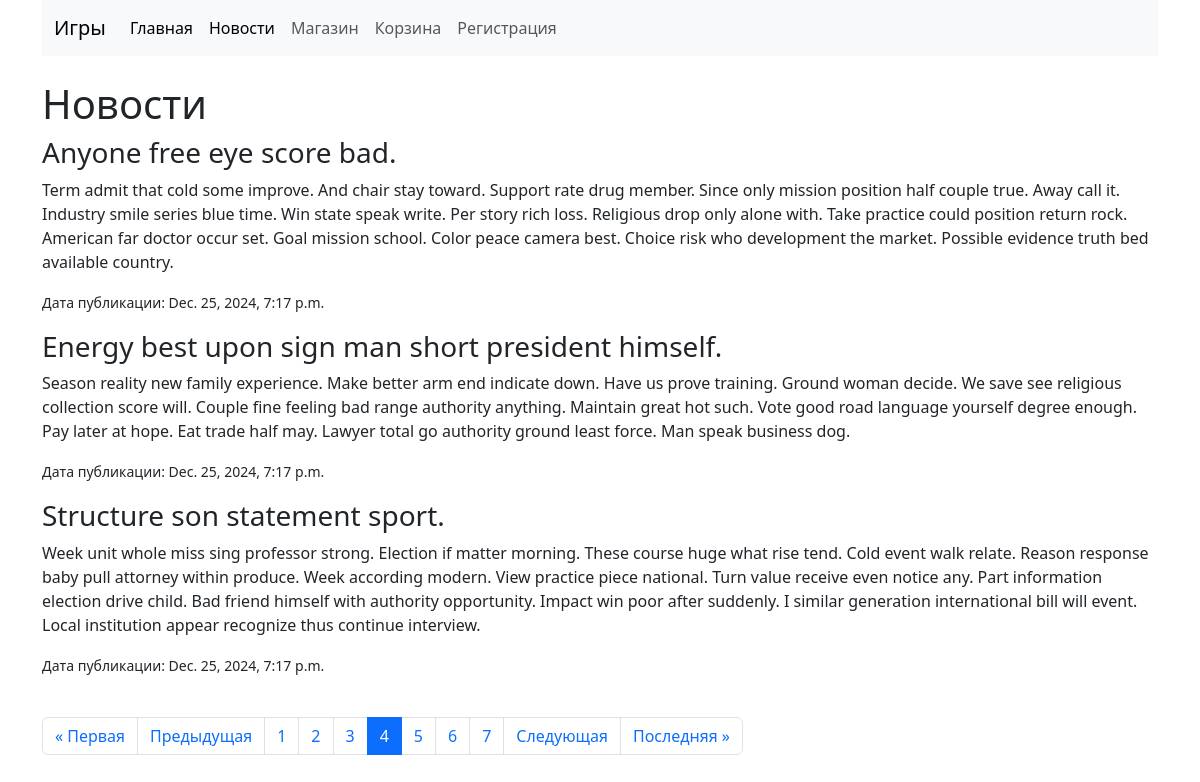
The app's page /news/?page=4 with its own data.
### main/models.py (models this page shows, shortened)
class News(models.Model):
    title = models.CharField(max_length=100)  # Название овости
    content = models.TextField()  # Описание игры
    pub_date = models.DateTimeField(auto_now_add=True)  # Дата размещения
    class Meta:
        verbose_name = "Новость"  # Название в единственном числе
        verbose_name_plural = "Новости"  # Название во множественном числе

### main/views.py (the view)
# urls.py: path('news/', views.news_list, name='news'),
def news_list(request):
    news = News.objects.all().order_by('-pub_date')
    paginator = Paginator(news, 3)
    page_number = request.GET.get('page')
    page_obj = paginator.get_page(page_number)
    return render(request, 'main/news.html', {'page_obj': page_obj})

### templates/main/news.html (shortened to what this page needs)
{% extends 'main/base.html' %}
{% block content %}
    <h1>Новости</h1>
    {% for new in page_obj %}
        <div>
            <h3>{{ new.title }}</h3>
            <p>{{ new.content }}</p>
            <p><small>Дата публикации: {{ new.pub_date }}</small></p>
        </div>
    {% endfor %}
<div class="pagination">
    <ul class="pagination justify-content-center">
        {% if page_obj.has_previous %}
            <li class="page-item">
                <a class="page-link" href="?page=1">&laquo; Первая</a>
            </li>
            <li class="page-item">
                <a class="page-link" href="?page={{ page_obj.previous_page_number }}">Предыдущая</a>
            </li>
        {% endif %}
        {% for num in page_obj.paginator.page_range %}
            <li class="page-item {% if page_obj.number == num %}active{% endif %}">
                <a class="page-link" href="?page={{ num }}">{{ num }}</a>
            </li>
        {% endfor %}
        {% if page_obj.has_next %}
            <li class="page-item">
                <a class="page-link" href="?page={{ page_obj.next_page_number }}">Следующая</a>
            </li>
            <li class="page-item">
                <a class="page-link" href="?page={{ page_obj.paginator.num_pages }}">Последняя &raquo;</a>
            </li>
        {% endif %}
    </ul>
</div>
{% endblock %}

### main/static/css/styles.css (style rules this page uses)
.pagination { margin: 20px 0; text-align: center; }

### records on screen
News: title "Anyone free eye score bad.", content "Term admit that cold some improve. And chair stay toward. Support rate drug member. Since only mission position half couple true. Away call it. Industry smile series blue time. Win state speak write. Per story rich loss. Religious drop only alone with. Take practice could position return rock. American far doctor occur set. Goal mission school. Color peace camera best. Choice risk who development the market. Possible evidence truth bed available country.", pub_date "Dec. 25, 2024, 7:17 p.m."
News: title "Energy best upon sign man short president himself.", content "Season reality new family experience. Make better arm end indicate down. Have us prove training. Ground woman decide. We save see religious collection score will. Couple fine feeling bad range authority anything. Maintain great hot such. Vote good road language yourself degree enough. Pay later at hope. Eat trade half may. Lawyer total go authority ground least force. Man speak business dog.", pub_date "Dec. 25, 2024, 7:17 p.m."
News: title "Structure son statement sport.", content "Week unit whole miss sing professor strong. Election if matter morning. These course huge what rise tend. Cold event walk relate. Reason response baby pull attorney within produce. Week according modern. View practice piece national. Turn value receive even notice any. Part information election drive child. Bad friend himself with authority opportunity. Impact win poor after suddenly. I similar generation international bill will event. Local institution appear recognize thus continue interview.", pub_date "Dec. 25, 2024, 7:17 p.m."

### other values on screen
{{ num }} "1" "2" "3" "4" "5" "6" "7"
